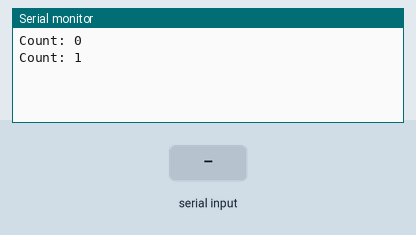
The sketch below on a simulated Arduino Uno, built with avr-gcc and run on an emulated ATmega328P. Shown: the last lines printed to the serial monitor. Inputs (shaded band) come from the test bench.

Above: at 1.2 s.
1.3 s: "1" received over Serial
At 3.8 s:
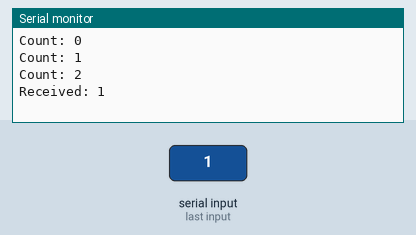
4.3 s: "0" received over Serial
5.8 s: "2" received over Serial
At 7.6 s:
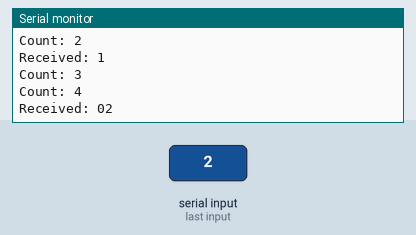
Timing chart, 0 to 9.1 s (numbered marks = the images above; inputs shaded):
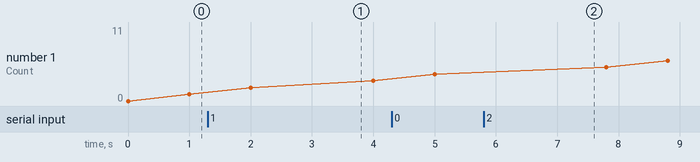

Measured:
- after the input at 1.3 s, the serial monitor: prints a new line after 1.7 s (image 1)
- after the input at 5.8 s, the serial monitor: prints a new line after 1.0 s (image 2)

The sketch:

Lab1-09_Serial_Communication.ino
```cpp
uint32_t count = 0;

void setup() {
  Serial.begin(9600);
  // Wait for Serial Monitor to open
  while (!Serial) {
    delay(10);
  }
}

void loop() {
  Serial.print("Count: ");
  Serial.println(count);

  if (Serial.available() > 0) {
    String input = Serial.readString();
    Serial.print("Received: ");
    Serial.println(input);
  }

  count++;
  delay(1000);
}
```
